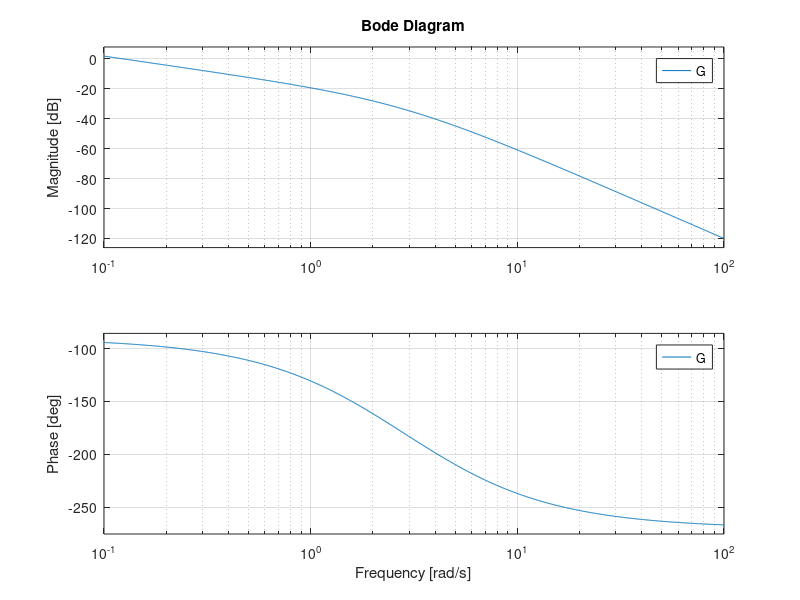
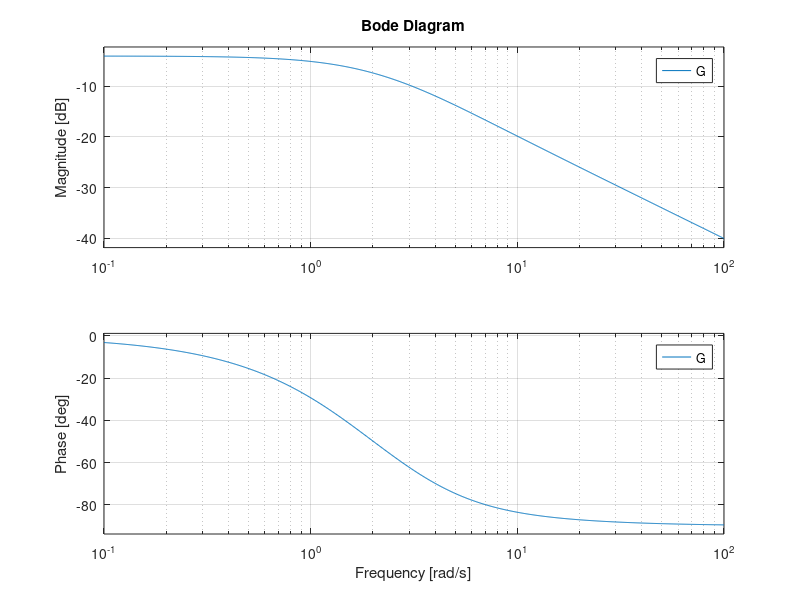
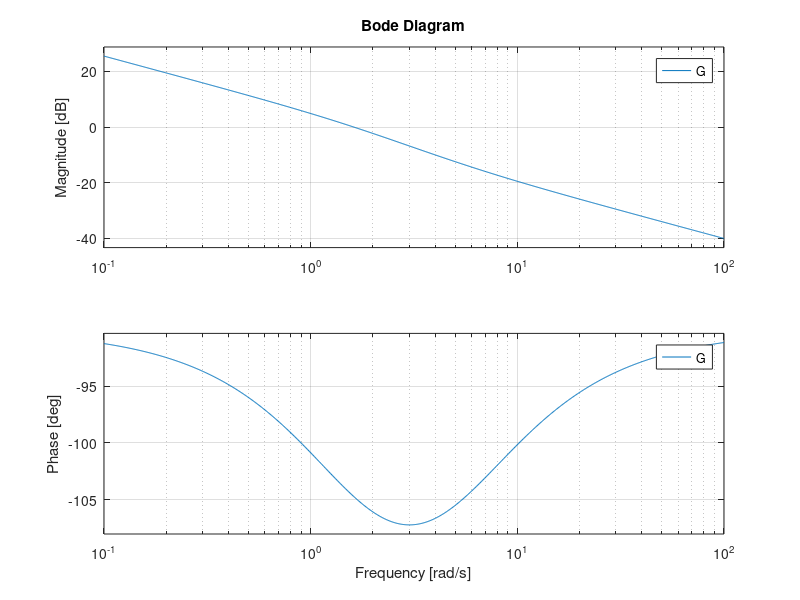
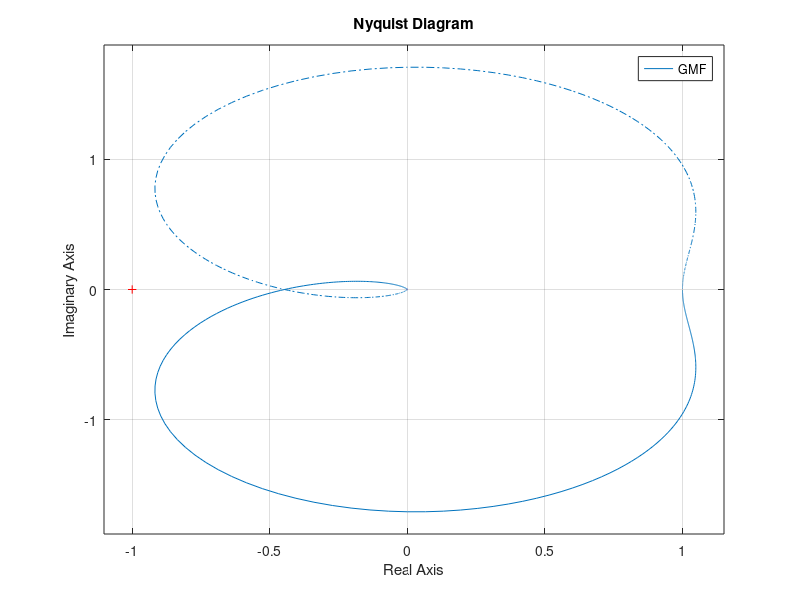

MATLAB code for these plots, in order:
% 1.A
s = tf('s');
G = 1/(s*(s+2)*(s+4));
figure;
bode(G);
grid on;

% 1.B
G = ((s+5)/((s+2)*(s+4)));
figure;
bode(G);
grid on;

% 1.C
G = ((s+3) *(s+5))/(s*(s+2) *(s+4));
figure;
bode(G) ;
grid on;

% 2.A
G = 50/(s*(s+3) *(s+6));
GMF = feedback(G,1);
figure;
nyquist (GMF);

% 2.B
G = 50/(s^2*(s+1));
Gmf = feedback(G,1/s);
figure;
nyquist (Gmf) ;

% 2.C
G = 20/(s*(s+1));
H = (s+3)/(s+4);
Gmf = feedback(G,H);
figure;
nyquist (Gmf) ;

% 2.D
G = 100*(s+5) /(s*(s+3) *(s^2+4));
Gmf = feedback(G,1);

figure;

nyquist(Gmf);

% 3.A
Ka = 1000;
G1 = 50/(s*(s+3) *(s+6));
Gmfa = feedback(Ka*G1,1);

G2 = 50/(s^2*(s+1));

Gmfb = feedback(Ka*G2,1/s);

G3 = 20/(s*(s+1));

H = (5+3)/(s+4);

Gmfc = feedback(Ka*G3,H);

G4 = 100*(s+5) /(s*(s+3) * (s^2+4));
Gmfd = feedback(Ka*G4,1);

figure;

bode (Gmfa) ;

legend('Sistema a');

grid on;

figure;

bode (Gmfb) ;

legend('Sistema b');

grid on;

figure;

bode (Gmfc) ;

legend('Sistema c');

grid on;

figure;

bode (Gmfd) ;

legend('Sistema d');

grid on;


% 3.B
Kb = 100;

G1 = 50/(s*(s+3) *(s+6));

Gmfa = feedback(Kb*G1,1);

G2 = 50/(s^2*(s+1));

Gmfb = feedback(Kb*G2,1/s);

G3 = 20/(s*(s+1));

H = (s+3)/(s+4);

Gmfc = feedback(Kb*G3,H);

G4 = 100*(s+5) /(s*(s+3) * (s^2+4));

Gmfd = feedback(Kb*G4,1);

figure;

bode (Gmfa) ;

legend('Sistema a');

grid on;

figure;

bode (Gmfb) ;

legend('Sistema b');

grid on;

figure;

bode (Gmfc) ;

legend('Sistema c');

grid on;

figure;

bode (Gmfd) ;
legend('Sistema d');

grid on;


% 3.C
Kc = 0.1;
G1 = 50/(s*(s+3) *(s+6));
Gmfa = feedback(Kc*G1,1);

G2 = 50/(s^2*(s+1));

Gmfb = feedback(Kc*G2,1/s);

G3 = 20/(s*(s+1));

H = (s+3)/(s+4);

Gmfc = feedback(Kc*G3,H);

G4 = 100*(s+5) /(s* (s+3) *(s^2+4));

Gmfd = feedback(Kc*G4,1);

figure;

bode (Gmfa) ;

legend('Sistema a')

grid on;

figure;

bode (Gmfb) ;

legend('Sistema b')

grid on;

figure;

bode (Gmfc) ;

legend('Sistema c')

grid on;

figure;

bode (Gmfd) ;

legend('Sistema d');

grid on;


% 5

%5.A
k=14.313;

G = ((s+5)/(s*(s+3) *(s^2+4*s+16)));
Gmf = feedback(k*G,1);
figure;

bode (G) ;
legend('G(s)');

grid on;

figure;

bode (Gmf) ;
legend('GM£ComGanho')
grid on;


s = tf('s');

k=14.313;

G= ((s+5)/(s*(s+3) *(s^2+4*s+16)));
Gmf = feedback(G,1);
figure;

step (Gmf) ;
legend('GmfSemGanho');
GmfG = feedback(k*G,1);
figure;

step (GmfG) ;
legend('GmfComGanho');

